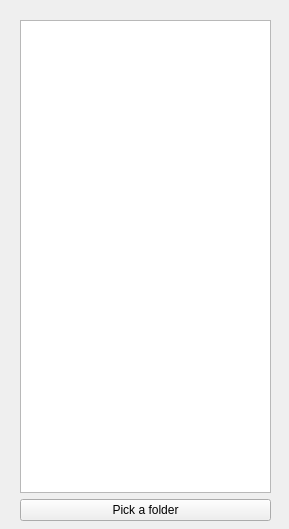
<?xml version="1.0" encoding="UTF-8"?>
<ui version="4.0">
 <class>MainWindow</class>
 <widget class="QMainWindow" name="MainWindow">
  <property name="geometry">
   <rect>
    <x>0</x>
    <y>0</y>
    <width>289</width>
    <height>529</height>
   </rect>
  </property>
  <property name="windowTitle">
   <string>MainWindow</string>
  </property>
  <widget class="QWidget" name="centralwidget">
   <widget class="QWidget" name="verticalLayoutWidget">
    <property name="geometry">
     <rect>
      <x>20</x>
      <y>20</y>
      <width>251</width>
      <height>501</height>
     </rect>
    </property>
    <layout class="QVBoxLayout" name="verticalLayout">
     <item>
      <widget class="QListWidget" name="listWidget"/>
     </item>
     <item>
      <widget class="QPushButton" name="btnBrowse">
       <property name="text">
        <string>Pick a folder</string>
       </property>
      </widget>
     </item>
    </layout>
   </widget>
  </widget>
 </widget>
 <resources/>
 <connections/>
</ui>
